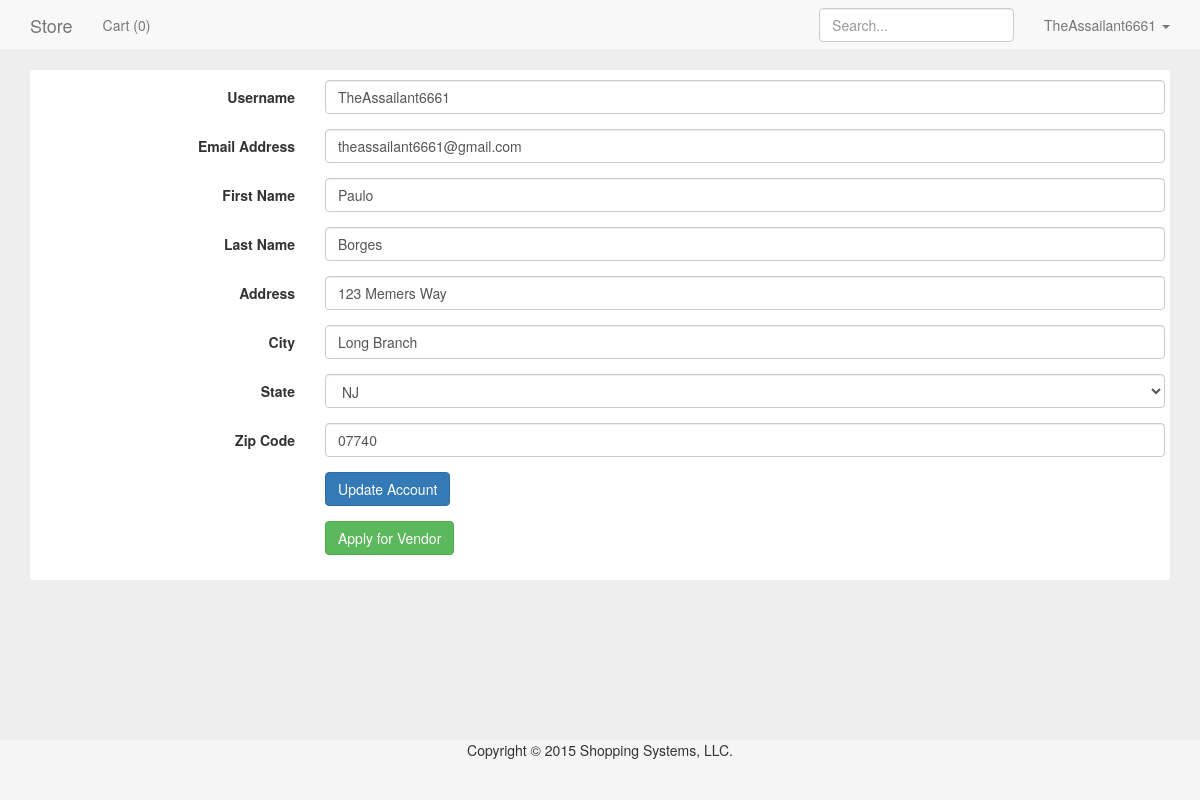
The app's page /account.php (signed in) with its own data.
### tables this page shows
CREATE TABLE shopping_users
(
  user_id int NOT NULL AUTO_INCREMENT,
  username varchar(255) NOT NULL,
  password varchar(255) NOT NULL,
  salt varchar(255) NOT NULL,
  first_name varchar(255) NOT NULL,
  last_name varchar(255) NOT NULL,
  email varchar(255) NOT NULL,
  email_confirmed tinyint(1),
  vendor tinyint(1),
  vendor_applied tinyint(1),
  admin tinyint(1),
  address varchar(255) NOT NULL,
  city varchar(255) NOT NULL,
  state varchar(255) NOT NULL,
  zipcode varchar(255) NOT NULL,
  confirm_token varchar(255),
  confirm_expiration int,
  password_reset_token varchar(255),
  password_reset_expiration int,
  attempts int,
  locktime int,
  PRIMARY KEY (user_id)
);

### php/verify_login.php (called while the page is built, shortened)
<?php
	function isLoggedIn(){
		return $_SESSION['username'] != null;
	}
	function isVendor(){
		if(isLoggedIn()){
			global $user;
			if($user == null){
				$qu = "SELECT * FROM shopping_users WHERE username = '{$_SESSION['username']}'";
				$r = mysqli_query($GLOBALS['dbc'],$qu);
				$user = mysqli_fetch_array($r);
			}
			return $user['vendor'];
		}
		else{
			return false;
		}
	}
?>

### account.php (the view, shortened to what this page needs)
<?php include("php/header.php"); ?>
<div class="container">
	<div>
		<?php
			include("php/menu.php");
			global $user;
			echo "<article class=\"product clearfix\">";
			echo "<form action=\"\" method=\"POST\" class=\"form-horizontal\">";
				echo "<div class=\"form-group\">";
					echo "<label class=\"control-label col-sm-3\">Username</label>";
					echo "<div class=\"col-sm-9\">";
						echo "<input type=\"text\" class=\"form-control\" name=\"username\" value=\"{$user['username']}\">";
					echo "</div>";
				echo "</div>";
				echo "<div class=\"form-group\">";
					echo "<label class=\"control-label col-sm-3\">Email Address</label>";
					echo "<div class=\"col-sm-9\">";
						echo "<input type=\"text\" class=\"form-control\" name=\"email\" value=\"{$user['email']}\">";
					echo "</div>";
				echo "</div>";
				echo "<div class=\"form-group\">";
					echo "<label class=\"control-label col-sm-3\">First Name</label>";
					echo "<div class=\"col-sm-9\">";
						echo "<input type=\"text\" class=\"form-control\" name=\"first_name\" value=\"{$user['first_name']}\">";
					echo "</div>";
				echo "</div>";
				echo "<div class=\"form-group\">";
					echo "<label class=\"control-label col-sm-3\">Last Name</label>";
					echo "<div class=\"col-sm-9\">";
						echo "<input type=\"text\" class=\"form-control\" name=\"last_name\" value=\"{$user['last_name']}\">";
					echo "</div>";
				echo "</div>";
				echo "<div class=\"form-group\">";
					echo "<label class=\"control-label col-sm-3\">Address</label>";
					echo "<div class=\"col-sm-9\">";
						echo "<input type=\"text\" class=\"form-control\" name=\"address\" value=\"{$user['address']}\">";
					echo "</div>";
				echo "</div>";
				echo "<div class=\"form-group\">";
					echo "<label class=\"control-label col-sm-3\">City</label>";
					echo "<div class=\"col-sm-9\">";
						echo "<input type=\"text\" class=\"form-control\" name=\"city\" value=\"{$user['city']}\">";
					echo "</div>";
				echo "</div>";
				echo "<div class=\"form-group\">";
					echo "<label class=\"control-label col-sm-3\">State</label>";
					echo "<div class=\"col-sm-9\">";
						menu(states(), 'state', $user['state']);
					echo "</div>";
				echo "</div>";
				echo "<div class=\"form-group\">";
					echo "<label class=\"control-label col-sm-3\">Zip Code</label>";
					echo "<div class=\"col-sm-9\">";
						echo "<input type=\"text\" class=\"form-control\" name=\"zipcode\" value=\"{$user['zipcode']}\">";
					echo "</div>";
				echo "</div>";
				echo "<div class=\"form-group\">";
					echo "<label class=\"control-label col-sm-3\"></label>";
					echo "<div class=\"col-sm-9\">";
						echo "<input class=\"btn btn-primary\" type=\"submit\" name=\"UpdateButton\" value=\"Update Account\">";
					echo "</div>";
				echo "</div>";
			echo "</form>";
			if($user['vendor_applied'] != true){
				echo "<form action=\"\" method=\"POST\" class=\"form-horizontal\">";
					echo "<div class=\"form-group\">";
						echo "<label class=\"control-label col-sm-3\"></label>";
						echo "<div class=\"col-sm-9\">";
							echo "<input class=\"btn btn-success\" type=\"submit\" name=\"VendorButton\" value=\"Apply for Vendor\">";
						echo "</div>";
					echo "</div>";
				echo "</form>";
			}
			echo "</article>";
		?>
	</div>
</div>
<?php include("php/footer.php"); ?>

### php/menu.php
<?php
	function menu($array, $name, $selected = ''){
		echo "<select class=\"form-control\" name=\"{$name}\">";
			foreach($array as $ar){
				echo "<option value=\"{$ar}\" ";
				if($ar == $selected){
					echo "selected=\"selected\"";
				}
				echo ">{$ar}</option>";
			}
		echo "</select>";
	}
?>

### css/custom.css (style rules this page uses)
html { position:relative; min-height:100%; }
body { margin-top: 70px; margin-bottom:60px; background-color:#eee; }
.product { background-color:#fff; padding:10px 5px; margin-bottom:10px; border-radius:3px; }

### records on screen
shopping_users: username "TheAssailant6661", email "theassailant6661@gmail.com", first_name "Paulo", last_name "Borges", address "123 Memers Way", city "Long Branch", state "NJ", zipcode "07740"

### other values on screen
$_SESSION['username'] "TheAssailant6661"
